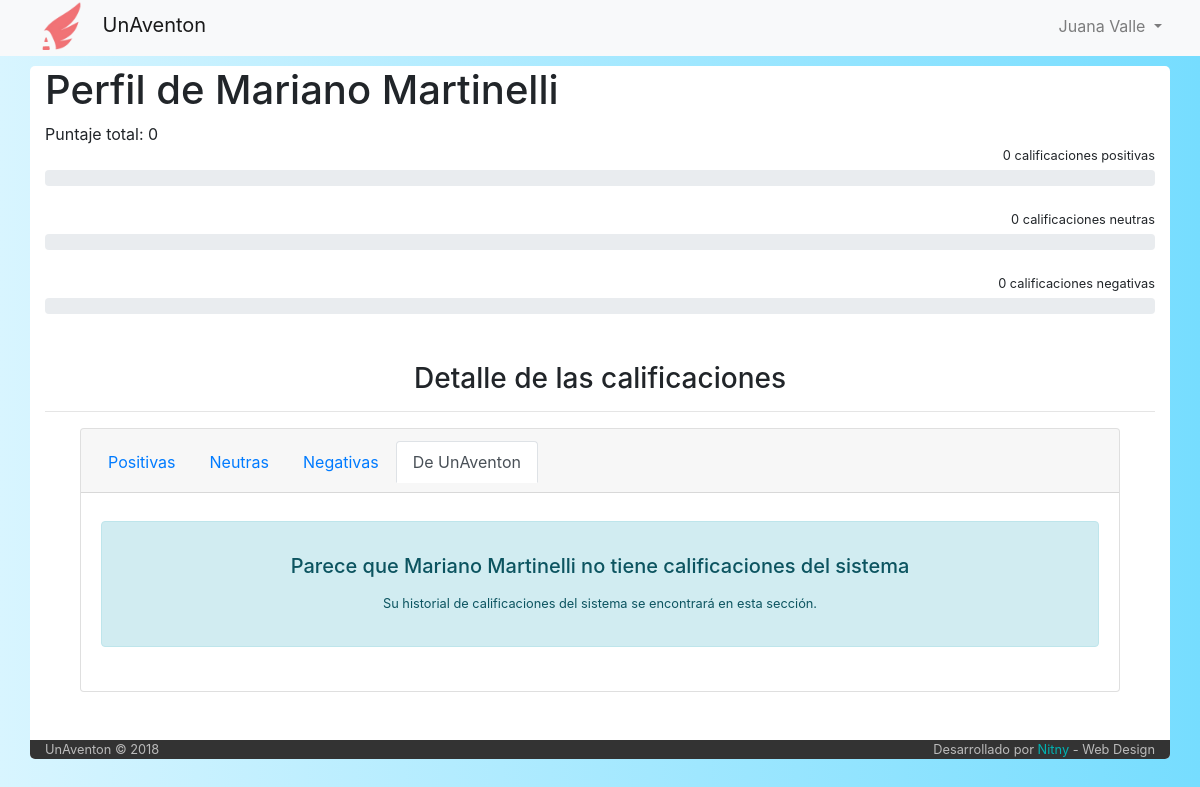
The page /usuario/7/sistema (signed in) on the database as committed earlier.
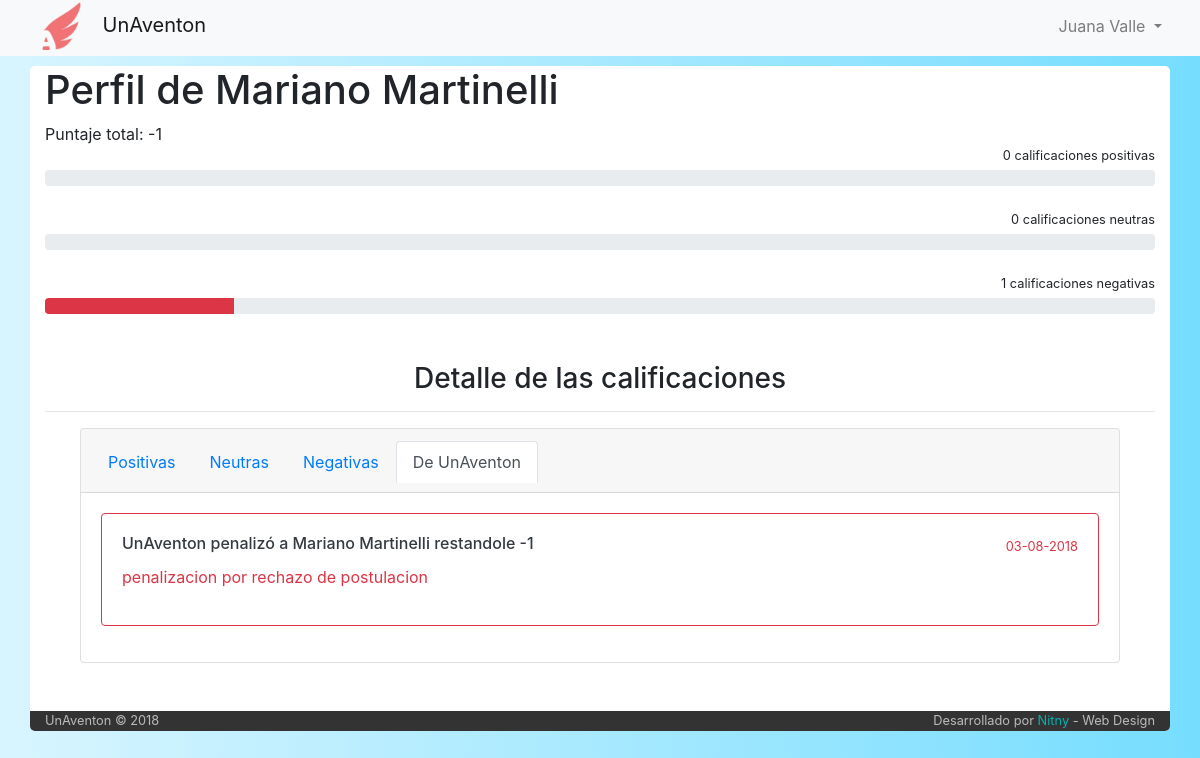
The same page on the database as committed later.
### tables this page shows
CREATE TABLE `usuario` (
  `idUser` int(6) NOT NULL,
  `email` varchar(50) NOT NULL,
  `clave` varchar(50) NOT NULL,
  `nombre` varchar(50) NOT NULL,
  `apellido` varchar(50) NOT NULL,
  `admin` int(1) NOT NULL DEFAULT '0',
  `estadoUsuario` int(11) NOT NULL DEFAULT '1',
  `recuperarPassword` int(1) NOT NULL DEFAULT '0'
);

CREATE TABLE `calificacion` (
  `idCalificacion` int(6) NOT NULL,
  `idCalificador` int(6) NOT NULL,
  `idCalificado` int(6) NOT NULL,
  `tipo` varchar(10) NOT NULL,
  `idViaje` int(6) NOT NULL,
  `fecha` datetime NOT NULL,
  `calificacion` varchar(6) DEFAULT NULL,
  `comentario` varchar(255) NOT NULL
);

### index.php (called while the page is built, shortened)
<?php
	include ('core/helpers.php');
	include ('php/inicio_body.php');
	$router = new Router;
	$vars = $router->get_variables();
	render($vars);
	include ('php/cierre_body.php');

### core/helpers.php (called while the page is built, shortened)
<?php
function calificacion($idUser){
  include('php/conexion.php');
  $calificaciones=mysqli_query($conexion,"SELECT SUM(calificacion) as calificacion_final
                                          from calificacion
                                          where calificacion.idCalificado='$idUser' AND calificacion.calificacion IS NOT NULL")
                                          or die ("error calculo calificacion");
  return(mysqli_fetch_array($calificaciones)['calificacion_final']+0);
}

### controller/usuario.php (the view, shortened to what the changed rows need)
<?php
	function render($vars = [])
	{
    include('php/conexion.php');
		if(isset($vars[1]))
		{
			switch ($vars[1])
			{
					case "sistema":
							$sistema = "active";
							$estilo = "danger";
							$vars[1] = "del sistema";
							$sql = "SELECT calificacion.fecha, calificacion.calificacion, calificacion.comentario \n"
									. "FROM calificacion\n"
									. "WHERE calificacion.idCalificado = $vars[0] AND calificacion.tipo = 3";
							break;
			}
		}
    $c = mysqli_query($conexion, $sql) or die(mysqli_error($conexion));
    $usuario=mysqli_query($conexion,"SELECT *
                                    from usuario
                                    where idUser='$vars[0]'")
                                    or die ("problemas en el select de usuarios");
    $usuario=mysqli_fetch_array($usuario);
    ?>
    <h1>Perfil de <?php echo $usuario['nombre']." ".$usuario['apellido'];?> </h1>
    <?php $calificaciones = calificacion_grafica_simple($usuario['idUser']);
    echo "Puntaje total: ".calificacion($vars[0])."
          <br>";
    echo  "<small class='float-right''>".$calificaciones['positivas']." calificaciones positivas </small> <br>";
    echo "<div class='progress'>
            <div class='progress-bar bg-success' role='progressbar' style='width: ".$calificaciones['porcentaje_pos']."%' aria-valuenow='25' aria-valuemin='0' aria-valuemax='100'></div>
          </div> <br>";
    echo  "<small class='float-right''>".$calificaciones['neutras']." calificaciones neutras </small> <br>";
    echo "<div class='progress'>
              <div class='progress-bar bg-info' role='progressbar' style='width: ".$calificaciones['porcentaje_neu']."%' aria-valuenow='25' aria-valuemin='0' aria-valuemax='100'></div>
          </div> <br>";
    echo  "<small class='float-right''>".$calificaciones['negativas']." calificaciones negativas </small> <br>";
    echo "<div class='progress'>
              <div class='progress-bar bg-danger' role='progressbar' style='width: ".$calificaciones['porcentaje_neg']."%' aria-valuenow='25' aria-valuemin='0' aria-valuemax='100'></div>
          </div> <br>";
    echo "<br>";
    ?>
    <h3 class="text-center"> Detalle de las calificaciones </h3>
    <hr>
    <div class="card text-center" style="width: 65rem;margin-left: auto; margin-right: auto">
      <div class="card-header">
      </div>
      <div class="card-body">
        <div class="mCustomScrollbar" data-mcs-theme="dark-3" style="max-height: 500px; overflow: auto;">
					<?php
						if(mysqli_num_rows($c) == 0){
							?>
							<div class="alert alert-info mt-2 mb-4">
								<div class="card-body ">
									<h5 class="card-title">Parece que <?php echo $usuario['nombre'] . " " . $usuario['apellido'];?> no tiene calificaciones <?php echo (isset($vars[1])) ? $vars[1] : "positivas";?></h5>
									<small class="card-text">Su historial de calificaciones <?php echo (isset($vars[1])) ? $vars[1] : "positivas";?> se encontrará en esta sección.</small>
								</div>
							</div>
						<?php
					}
						else{
          while($calificacion = mysqli_fetch_array($c))
          {
						if($sistema != "active"){
	          ?>
	          <div class="card border-<?php echo $estilo;?> mb-3 w-100">
	            <div class="card-body text-<?php echo $estilo;?> text-left">
	              <h6 class="card-title text-dark"><?php echo $calificacion['nombre'] . " " . $calificacion['apellido'];?> Calificó a <?php echo $usuario['nombre'] . " " . $usuario['apellido'];?></h6>
	              <p class="card-text"><?php echo $calificacion['comentario'];?></p>
	              <small class="float-right" style="margin-top: -4.3rem; margin-bottom: 0rem"> <?php $date = date_create($calificacion['fecha']);
								echo $date->format('d-m-Y');?></small>
	            </div>
	          </div>
	          <?php
						}
						else {
							?>
							<div class="card border-<?php echo $estilo;?> mb-3 w-100">
								<div class="card-body text-<?php echo $estilo;?> text-left">
									<h6 class="card-title text-dark">UnAventon penalizó a <?php echo $usuario['nombre'] . " " . $usuario['apellido'];?> restandole <?php echo $calificacion['calificacion'];?></h6>
									<p class="card-text"><?php echo $calificacion['comentario'];?></p>
									<small class="float-right" style="margin-top: -4.3rem; margin-bottom: 0rem"> <?php $date = date_create($calificacion['fecha']);
									echo $date->format('d-m-Y');?></small>
								</div>
							</div>
							<?php
						}
          }
				}
          ?>
        </div>
      </div>
    </div>
    <br>
    <br>
  <?php
  }

Rows that differ between the two databases and show on the page:
shown differently, row unchanged: usuario "Mariano": estadoUsuario (not shown) → "1"; nombre "Mariano" → (not shown); apellido "Martinelli" → (not shown)
added calificacion: $usuario['nombre'] "Mariano", $usuario['apellido'] "Martinelli", calificacion "-1", comentario "penalizacion por rechazo de postulacion", fecha "03-08-2018"
Other text that changed with them:
calificacion($vars[0]): "0" → "-1"
$calificaciones['negativas']: "0" → (not shown)
$vars[1]: "del sistema" → (not shown)
text no longer shown: "Parece que no tiene calificaciones Su historial de calificaciones se encontrará en esta sección."
